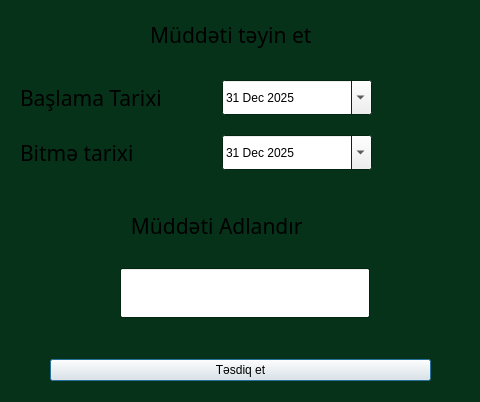
<?xml version="1.0" encoding="UTF-8"?>
<ui version="4.0">
 <class>DialogProgressBar</class>
 <widget class="QDialog" name="DialogProgressBar">
  <property name="geometry">
   <rect>
    <x>0</x>
    <y>0</y>
    <width>480</width>
    <height>402</height>
   </rect>
  </property>
  <property name="palette">
   <palette>
    <active>
     <colorrole role="Window">
      <brush brushstyle="SolidPattern">
       <color alpha="255">
        <red>6</red>
        <green>50</green>
        <blue>25</blue>
       </color>
      </brush>
     </colorrole>
    </active>
    <inactive>
     <colorrole role="Window">
      <brush brushstyle="SolidPattern">
       <color alpha="255">
        <red>6</red>
        <green>50</green>
        <blue>25</blue>
       </color>
      </brush>
     </colorrole>
    </inactive>
    <disabled>
     <colorrole role="Base">
      <brush brushstyle="SolidPattern">
       <color alpha="255">
        <red>6</red>
        <green>50</green>
        <blue>25</blue>
       </color>
      </brush>
     </colorrole>
     <colorrole role="Window">
      <brush brushstyle="SolidPattern">
       <color alpha="255">
        <red>6</red>
        <green>50</green>
        <blue>25</blue>
       </color>
      </brush>
     </colorrole>
    </disabled>
   </palette>
  </property>
  <property name="windowTitle">
   <string>Dialog</string>
  </property>
  <widget class="QWidget" name="verticalLayoutWidget">
   <property name="geometry">
    <rect>
     <x>0</x>
     <y>330</y>
     <width>481</width>
     <height>80</height>
    </rect>
   </property>
   <layout class="QVBoxLayout" name="verticalLayout">
    <property name="leftMargin">
     <number>50</number>
    </property>
    <property name="rightMargin">
     <number>50</number>
    </property>
    <item>
     <widget class="QPushButton" name="ProgressBarAcceptButton">
      <property name="text">
       <string>Təsdiq et</string>
      </property>
     </widget>
    </item>
   </layout>
  </widget>
  <widget class="QWidget" name="verticalLayoutWidget_2">
   <property name="geometry">
    <rect>
     <x>0</x>
     <y>0</y>
     <width>481</width>
     <height>71</height>
    </rect>
   </property>
   <layout class="QVBoxLayout" name="verticalLayout_2">
    <property name="leftMargin">
     <number>150</number>
    </property>
    <item>
     <widget class="QLabel" name="label_2">
      <property name="sizePolicy">
       <sizepolicy hsizetype="Fixed" vsizetype="Fixed">
        <horstretch>0</horstretch>
        <verstretch>0</verstretch>
       </sizepolicy>
      </property>
      <property name="minimumSize">
       <size>
        <width>54</width>
        <height>50</height>
       </size>
      </property>
      <property name="font">
       <font>
        <family>Segoe Script</family>
        <pointsize>16</pointsize>
       </font>
      </property>
      <property name="text">
       <string>Müddəti təyin et</string>
      </property>
     </widget>
    </item>
   </layout>
  </widget>
  <widget class="QWidget" name="formLayoutWidget_2">
   <property name="geometry">
    <rect>
     <x>0</x>
     <y>70</y>
     <width>481</width>
     <height>120</height>
    </rect>
   </property>
   <layout class="QFormLayout" name="formLayout_2">
    <property name="horizontalSpacing">
     <number>60</number>
    </property>
    <property name="verticalSpacing">
     <number>20</number>
    </property>
    <property name="leftMargin">
     <number>20</number>
    </property>
    <property name="topMargin">
     <number>10</number>
    </property>
    <property name="rightMargin">
     <number>70</number>
    </property>
    <property name="bottomMargin">
     <number>10</number>
    </property>
    <item row="0" column="0">
     <widget class="QLabel" name="label_3">
      <property name="font">
       <font>
        <family>Segoe Script</family>
        <pointsize>16</pointsize>
       </font>
      </property>
      <property name="text">
       <string>Başlama Tarixi</string>
      </property>
     </widget>
    </item>
    <item row="0" column="1">
     <widget class="QDateEdit" name="ProgressBarDateForStart">
      <property name="sizePolicy">
       <sizepolicy hsizetype="Fixed" vsizetype="Fixed">
        <horstretch>0</horstretch>
        <verstretch>0</verstretch>
       </sizepolicy>
      </property>
      <property name="minimumSize">
       <size>
        <width>150</width>
        <height>35</height>
       </size>
      </property>
      <property name="dateTime">
       <datetime>
        <hour>22</hour>
        <minute>0</minute>
        <second>0</second>
        <year>2025</year>
        <month>12</month>
        <day>31</day>
       </datetime>
      </property>
      <property name="calendarPopup">
       <bool>true</bool>
      </property>
     </widget>
    </item>
    <item row="1" column="0">
     <widget class="QLabel" name="label_4">
      <property name="font">
       <font>
        <family>Segoe Script</family>
        <pointsize>16</pointsize>
       </font>
      </property>
      <property name="text">
       <string>Bitmə tarixi</string>
      </property>
     </widget>
    </item>
    <item row="1" column="1">
     <widget class="QDateEdit" name="ProgressBarDateForEnd">
      <property name="sizePolicy">
       <sizepolicy hsizetype="Fixed" vsizetype="Fixed">
        <horstretch>0</horstretch>
        <verstretch>0</verstretch>
       </sizepolicy>
      </property>
      <property name="minimumSize">
       <size>
        <width>150</width>
        <height>35</height>
       </size>
      </property>
      <property name="dateTime">
       <datetime>
        <hour>22</hour>
        <minute>0</minute>
        <second>0</second>
        <year>2025</year>
        <month>12</month>
        <day>31</day>
       </datetime>
      </property>
      <property name="calendarPopup">
       <bool>true</bool>
      </property>
     </widget>
    </item>
   </layout>
  </widget>
  <widget class="QWidget" name="verticalLayoutWidget_3">
   <property name="geometry">
    <rect>
     <x>0</x>
     <y>190</y>
     <width>490</width>
     <height>141</height>
    </rect>
   </property>
   <layout class="QVBoxLayout" name="verticalLayout_3">
    <property name="leftMargin">
     <number>120</number>
    </property>
    <property name="rightMargin">
     <number>120</number>
    </property>
    <item>
     <widget class="QLabel" name="label">
      <property name="sizePolicy">
       <sizepolicy hsizetype="Fixed" vsizetype="Fixed">
        <horstretch>0</horstretch>
        <verstretch>0</verstretch>
       </sizepolicy>
      </property>
      <property name="minimumSize">
       <size>
        <width>54</width>
        <height>50</height>
       </size>
      </property>
      <property name="font">
       <font>
        <family>Segoe Script</family>
        <pointsize>16</pointsize>
       </font>
      </property>
      <property name="text">
       <string>  Müddəti Adlandır</string>
      </property>
     </widget>
    </item>
    <item>
     <widget class="QLineEdit" name="TitelInput">
      <property name="sizePolicy">
       <sizepolicy hsizetype="Fixed" vsizetype="Fixed">
        <horstretch>0</horstretch>
        <verstretch>50</verstretch>
       </sizepolicy>
      </property>
      <property name="minimumSize">
       <size>
        <width>250</width>
        <height>50</height>
       </size>
      </property>
     </widget>
    </item>
   </layout>
  </widget>
 </widget>
 <resources/>
 <connections/>
</ui>
